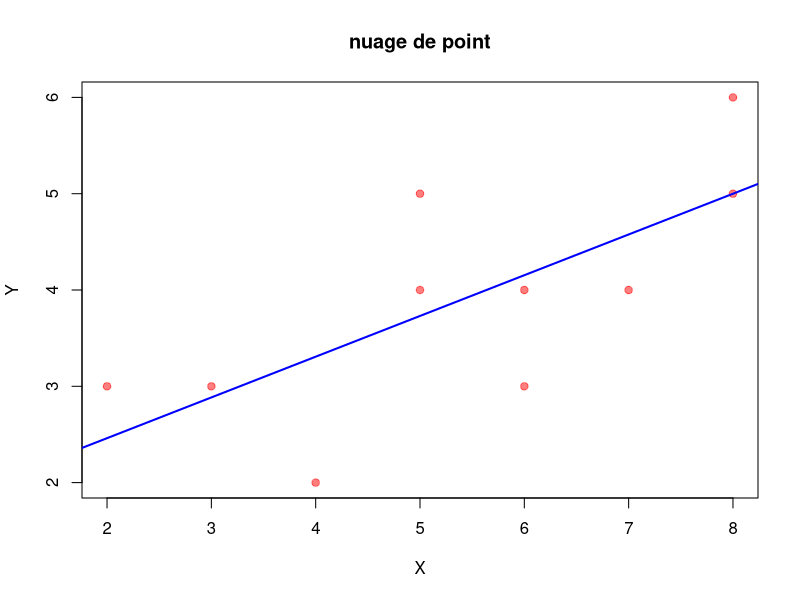

Generate this figure with R:
#Saisie les variable
X=c(2,3,4,5,5,6,6,7,8,8);
Y=c(3,3,2,4,5,3,4,4,5,6);
#Parametre de position 
#Moyenne 
mean(X); mean(Y);
#Variance
var(X); var(Y);
sd(X); sd(Y);
cov(X,Y);
cor(X,Y);
#nuage de points
plot(Y ~ X, pch=19,col=rgb(1,0,0,0.5),
     xlab = "X", ylab = "Y", main = "nuage de point")
model <- lm(Y ~ X)
summary(model)

#La droite de regression
abline(model, col="blue", lwd=2)

#tes de normalite
shapiro.test(residuals(model))

             
